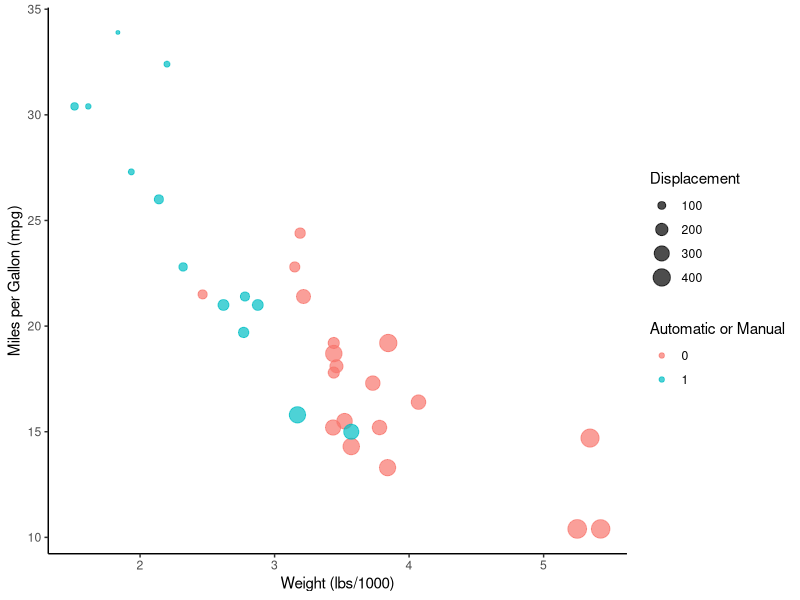
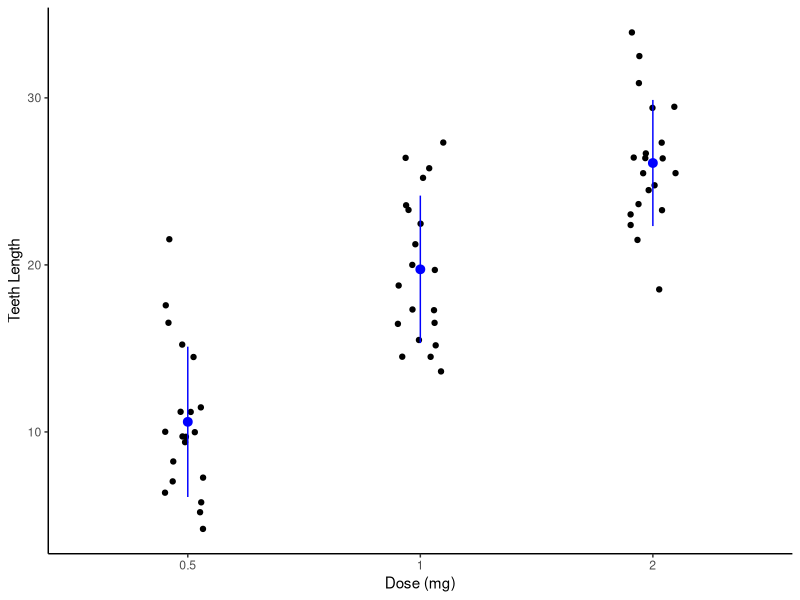

These charts were generated, in order, by the following R code:
## ---- chunk 1
#| eval: true
#| echo: true
data(mtcars)
## ---- chunk 2
#| eval: true
#| echo: false
library(ggplot2)
mtcars$am <- as.factor(mtcars$am) # make am factor
ggplot(mtcars) + # tell R to use the mtcars data
    geom_point(aes(x = wt, y = mpg, size = disp, col = am), alpha = 0.7) + # put in aesthetics to use
  labs(y = "Miles per Gallon (mpg)", x = "Weight (lbs/1000)", col = "Automatic or Manual", size = "Displacement") + # add labels
  theme_classic() # add a theme
## ---- chunk 3
#| eval: true
#| echo: true
data(ToothGrowth)
## ---- chunk 4
#| eval: true
#| echo: false
library(ggplot2)
df <- ToothGrowth # name dataset df
df$dose <- as.factor(df$dose) # change so thinks is factor not continuous
library(dplyr) # need for group_by
df.summary <- df %>%
  group_by(dose) %>%
  summarise(
    sd = sd(len, na.rm = TRUE),
    len = mean(len)
  ) # create a summary df with 3 means and 3 sds
ggplot(df, aes(dose, len)) + #use original data, set y and x
  geom_jitter(position = position_jitter(0.1), color = "black") + # plot each point but jitter by 0.2
  geom_pointrange(aes(ymin = len-sd, ymax = len+sd),data = df.summary, colour = "blue") + # use summary data to draw error lines with a point in the middle 
  theme_classic() + # add theme
  labs(x="Dose (mg)", y = "Teeth Length") # add axis labels
